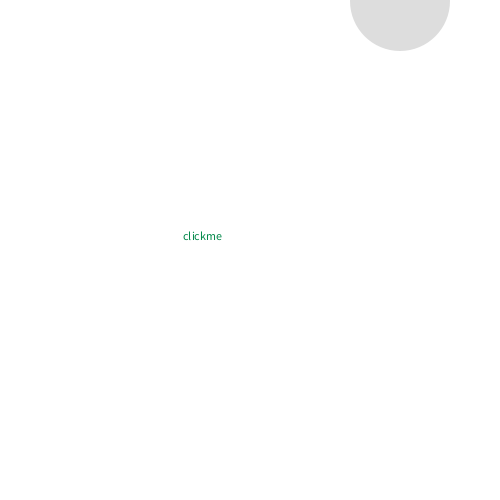
Frame 1 (no input)
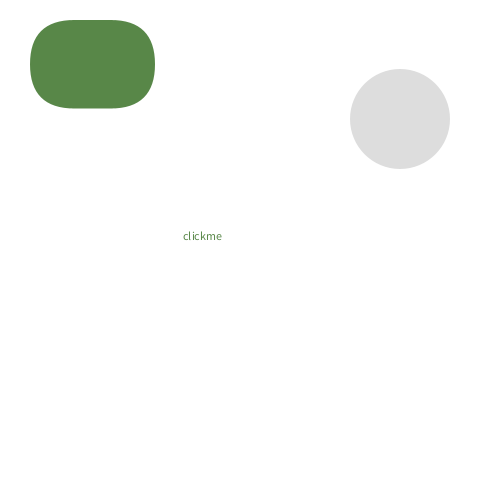
Frame 60 (the mouse pressed at the canvas centre just before this capture)
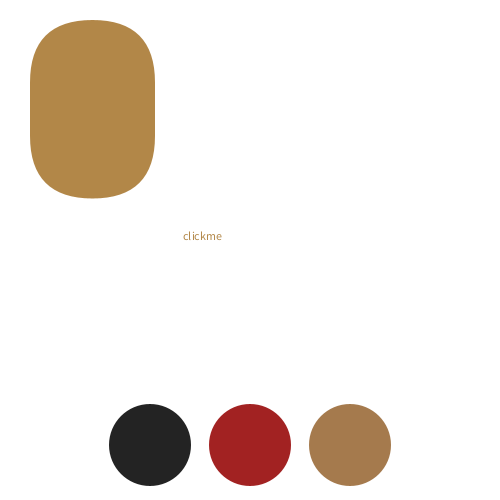
Frame 120 (the mouse held since frame 60 and released just before this capture)

The Processing sketch that drew these frames (run headless with seeded random() and noise(); from frame 60 on, the mouse is pressed at the canvas centre):

// Processing sketch: processing_73280
// ── processing_73280.pde

//Processing.org
int dir;
int x;
float myNum;

void setup(){
  smooth();
  dir=1;
  x=0;
  size(500,500);
  myNum=0;
}
void draw(){
  background(255);
  noStroke();
  fill(myNum, 135, 72);
  rect(30, 20, 125, myNum, myNum);
  myNum+= 1.5; 
  if (myNum>400) {
    myNum=0;
  }

text("clickme", 183,240);
fill(35);
if(mousePressed == true){
    fill(35);
  ellipse(150,445,82,82);

    fill(162,34,34);
    ellipse(250,445,82,82);
    
   fill(165,122,77);
    ellipse(350,445,82,82);

}
else{
   fill(135, 72);
  x+=dir;
  ellipse(400,x,100,100);
  if(x>width){
    dir=-1;
    
  }else if (x<0){
    dir=1;
  }
  x+=dir;

}
}
